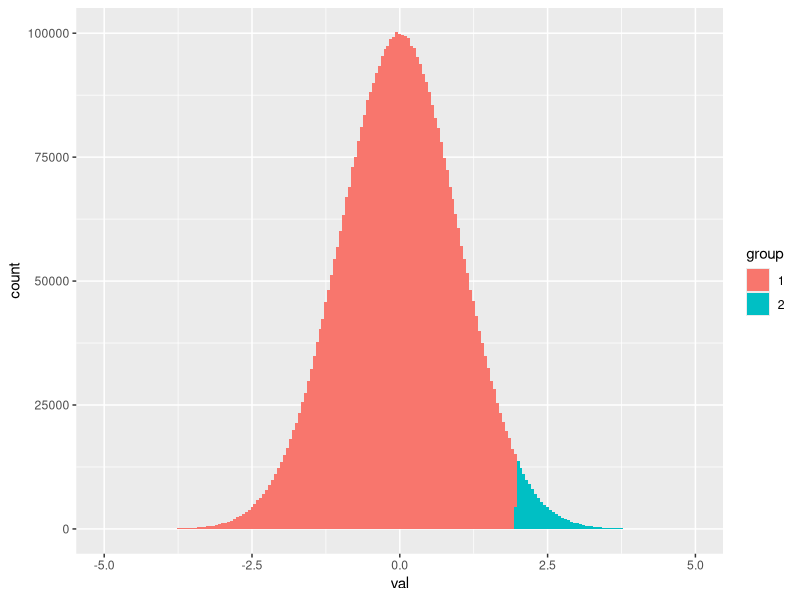

Generate this figure with R: (Note: this script raises an error after producing the figure.)
N <- 5000000
x <- rnorm(N,0,1)
x.df <- data.frame(val=x)
x.df$group <- factor(ifelse(x.df$val<1.96,1,2))

library(ggplot2)
g <- ggplot(data=x.df,aes(x=val,group=group,fill=group))
g <- g + geom_histogram(binwidth=0.05)
g



# 事前分布による先行データの活用
N <- 100
mu <- 170
sig <- 10
Y <- rnorm(N,mu,sig)
Ypre <- Y[1:(N/2)]
Ypost <- Y[(N/2)+1:(N/2)]
# Step.1
# データ全体に対して，無情報事前分布で推定
datastan <- list(N=N,Y=Y)
fit3_all <- sampling(model1,data=datastan)
# データ全体の結果
print(fit3_all)

# Step.2
# 仮想データの前半分に対して，無情報事前分布で推定
datastan <- list(N=length(Ypre),Y=Ypre)
fit3_pre <- sampling(model1,data=datastan)
# 前半分データの結果
print(fit3_pre)

# Step.3
# 仮想データの後半分に対して，無情報事前分布で推定
datastan <- list(N=length(Ypost),Y=Ypost)
fit3_post_null <- sampling(model1,data=datastan)
print(fit3_post_null)

# Step.4
# 前半分データの平均値を推定値としてとりだす
estMu <- extract(fit3_pre,pars="mu")$mu
estSig <- extract(fit3_pre,pars="sig")$sig
# 平均値と標準偏差の平均値を事前分布情報として使うモデル
model3 <-  stan_model("priorTest.stan",model_name="single Norm with Prior2")
# 仮想データの後半分に対して，前半分データの推定値を事前分布として渡す
datastan <- list(N=length(Ypost),Y=Ypost,
                 prior_mu=mean(estMu),prior_mu_sd=sd(estMu),
                 prior_sd_mean=mean(estSig),prior_sd_sd=sd(estSig))
fit3_post <- sampling(model3,data=datastan)

print(fit3_all)
print(fit3_pre)
print(fit3_post_null)
print(fit3_post)

# クレペリンデータの整理
dat <- read.csv("Kraepelin.csv",fileEncoding = "UTF-8")
delVal <- c("ID","group","pai",paste0("tr",1:30))
dat2 <- subset(dat,select=delVal)
write.csv(dat2,"Kraepelin3.csv",row.names = F)
